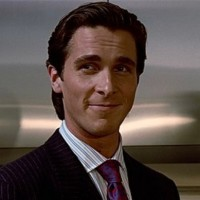
#> input picture patrick.jpeg, 200 x 200 px
$ python main.py patrick.jpeg
#> lines starting #> are read from the running program, lines starting #| are printed output that depends on the picture
from PIL import Image
import sys

class to_ascii():
    def __init__(self, im):
#> called with im = 'patrick.jpeg'
        self.img = Image.open(im).convert('L')
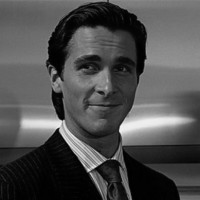
#> self.img: PIL image 200x200 L; min 0, max 243, mean 78.3
        self.px = self.img.load()
        self.width, self.height = self.img.size
#> self.width = 200; self.height = 200
        self.ascii_values = ['@', '#', 'M', '&', 'R', '$', 'C', 'I', ';', ':', '*', '^', '"', '`', ' ']
    def light_convert(self):
        self.final = []
        # there must be a better way to do this
        for y in range(self.height):
            for x in range(self.width):
                if self.px[x,y] < 17:
                    self.final.append(self.ascii_values[0])
                elif self.px[x,y] < 34:
                    self.final.append(self.ascii_values[1])
                elif self.px[x,y] < 51:
                    self.final.append(self.ascii_values[2])
                elif self.px[x,y] < 68:
                    self.final.append(self.ascii_values[3])
                elif self.px[x,y] < 85:
                    self.final.append(self.ascii_values[4])
                elif self.px[x,y] < 102:
                    self.final.append(self.ascii_values[5])
                elif self.px[x,y] < 119:
                    self.final.append(self.ascii_values[6])
                elif self.px[x,y] < 136:
                    self.final.append(self.ascii_values[7])
                elif self.px[x,y] < 153:
                    self.final.append(self.ascii_values[8])
                elif self.px[x,y] < 170:
                    self.final.append(self.ascii_values[9])
                elif self.px[x,y] < 187:
                    self.final.append(self.ascii_values[10])
                elif self.px[x,y] < 204:
                    self.final.append(self.ascii_values[11])
                elif self.px[x,y] < 221:
                    self.final.append(self.ascii_values[12])
                elif self.px[x,y] < 238:
                    self.final.append(self.ascii_values[13])
                else:
                    self.final.append(self.ascii_values[14])
            self.final.append('\n')
        return ''.join(self.final)
    def dark_convert(self):
        self.final = []
        # there must be a better way to do this
        for y in range(self.height):
            for x in range(self.width):
                if self.px[x,y] < 17:
                    self.final.append(self.ascii_values[14])
                elif self.px[x,y] < 34:
                    self.final.append(self.ascii_values[13])
                elif self.px[x,y] < 51:
            	    self.final.append(self.ascii_values[12])
                elif self.px[x,y] < 68:
                    self.final.append(self.ascii_values[11])
                elif self.px[x,y] < 85:
                    self.final.append(self.ascii_values[10])
                elif self.px[x,y] < 102:
                    self.final.append(self.ascii_values[9])
                elif self.px[x,y] < 119:
                    self.final.append(self.ascii_values[8])
                elif self.px[x,y] < 136:
                    self.final.append(self.ascii_values[7])
                elif self.px[x,y] < 153:
                    self.final.append(self.ascii_values[6])
                elif self.px[x,y] < 170:
                    self.final.append(self.ascii_values[5])
                elif self.px[x,y] < 187:
                    self.final.append(self.ascii_values[4])
                elif self.px[x,y] < 204:
                    self.final.append(self.ascii_values[3])
                elif self.px[x,y] < 221:
                    self.final.append(self.ascii_values[2])
                elif self.px[x,y] < 238:
                    self.final.append(self.ascii_values[1])
                else:
                    self.final.append(self.ascii_values[0])
            self.final.append('\n')
        return ''.join(self.final)

print(to_ascii(sys.argv[1]).light_convert())
print(to_ascii(sys.argv[1]).dark_convert())
